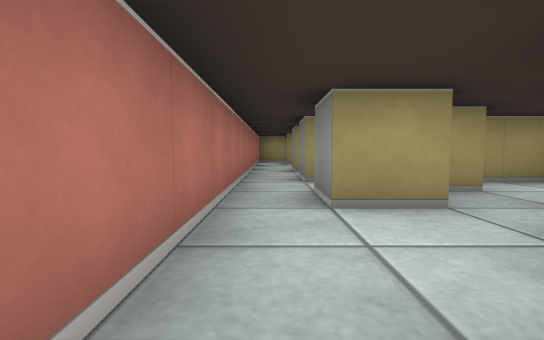
view 1 (above)

15 first-person views from a walk through a cub3D ray-caster map. The camera is about half as high as the walls, tilts 4° down and sees 85° across. The floor is counted in squares. Each view is taken from the middle of a square. On the plan, view 1 faces up. The plan holds only what a view shows up to about 9 squares ahead; the rest is blank.

view 2
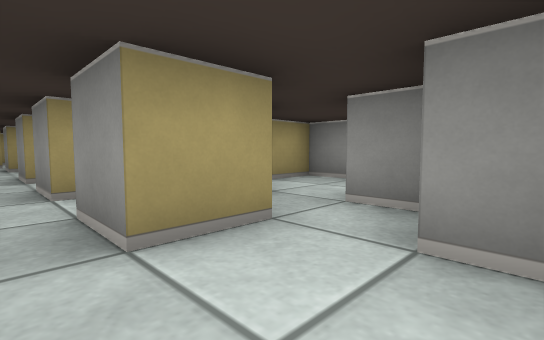

view 3
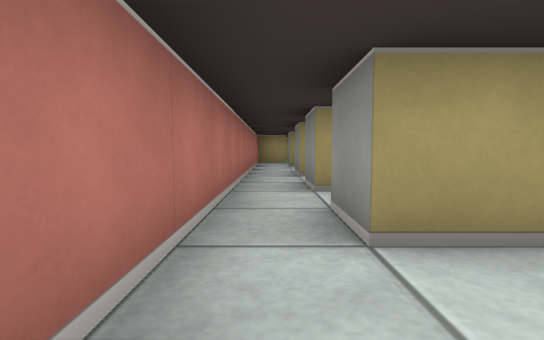

view 4
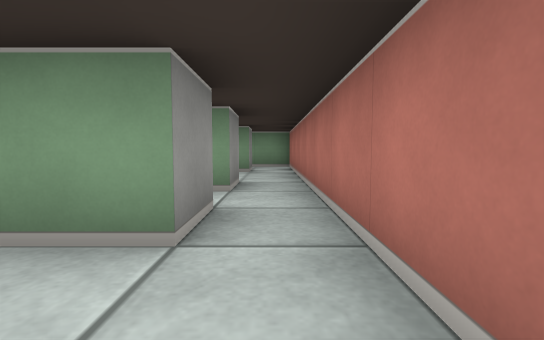

view 5
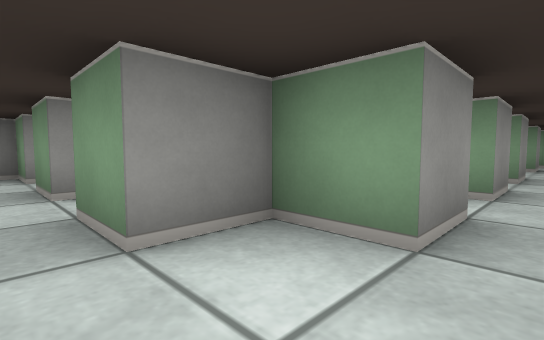

view 6
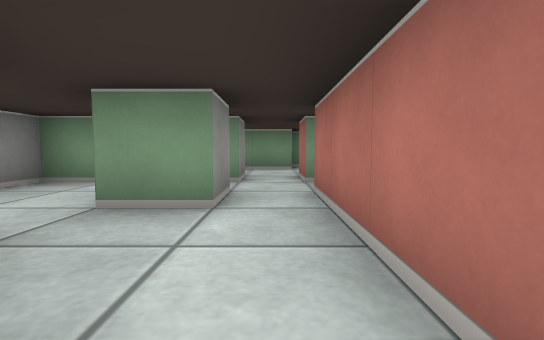

view 7
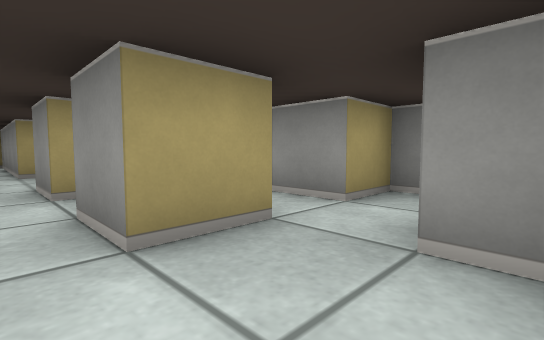

view 8
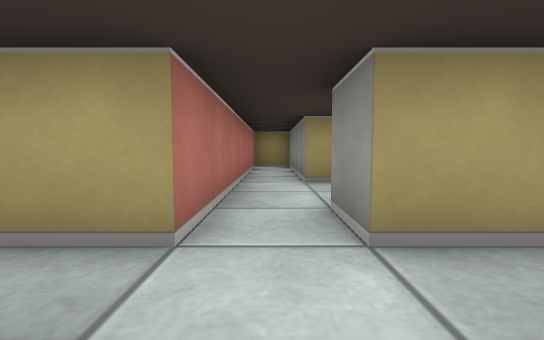

view 9
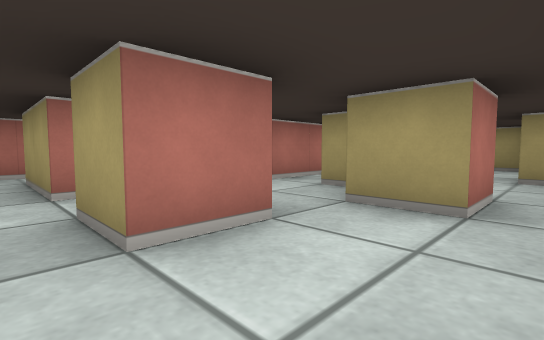

view 10
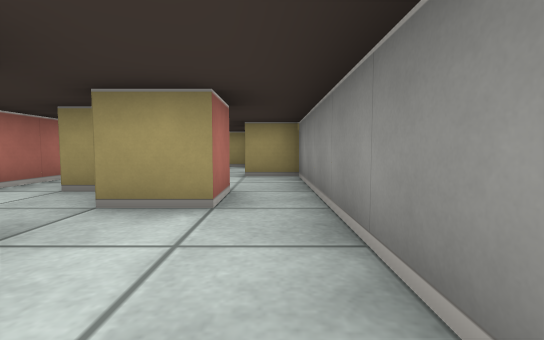

view 11
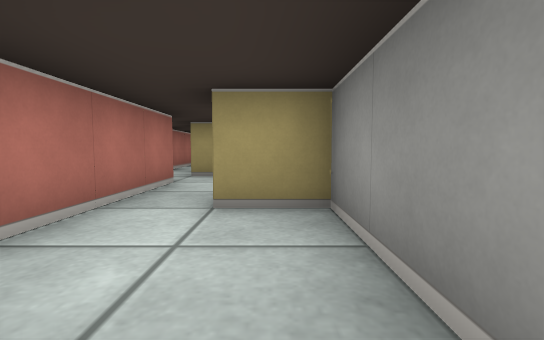

view 12
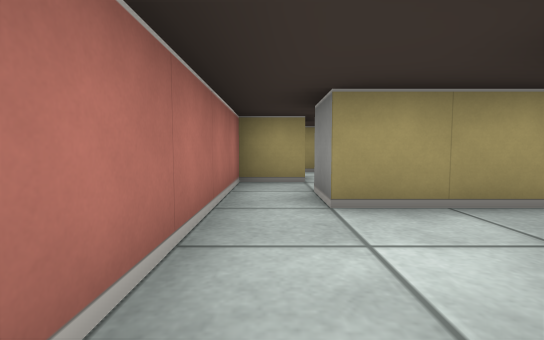

view 13
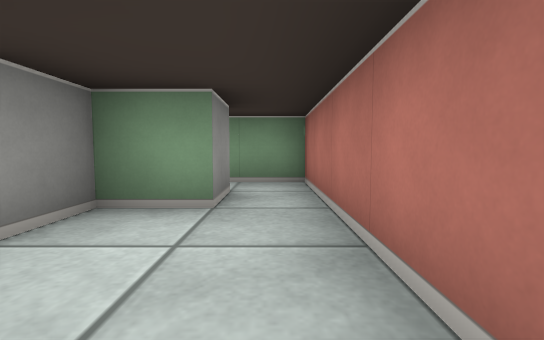

view 14
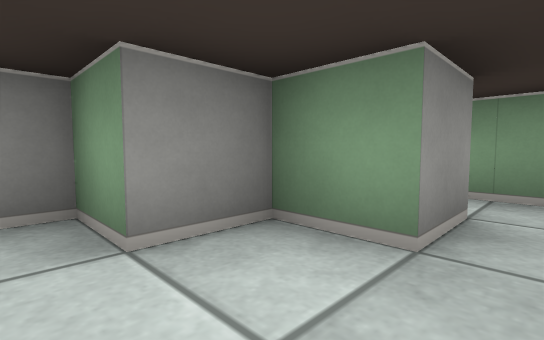

view 15
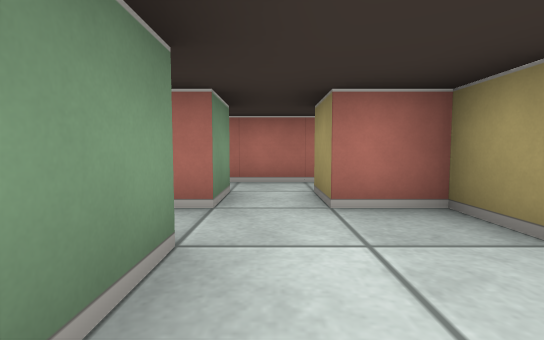

### Floor plan
Ten units are one square. View 1 is at (0, 0); x grows to the right and y downward. Boxes are objects, and circles mark ways between rooms. Rooms are numbered by the first view taken in them; rooms with no view inside come last. Other rooms are left out.
<svg viewBox="-10 -170 81 190">
<path fill="none" stroke="#000" d="M16 -25 5 -25 5 -35M5 6 5 -5 15 -5 15 -15 25 -15 25 -25M-5 -35 -5 15 8 15M26 -35 20 -35M5 -44 5 -55 15 -55M15 -65 5 -65 5 -75M-5 -75 -5 -35M25 -75 15 -75M5 -75 15 -75 15 -85 25 -85M25 -95 5 -95 5 -105M-5 -105 -5 -75M45 -95 35 -95 35 -105 45 -105 45 -95M45 -75 35 -75 35 -85 45 -85M55 -125 55 -115 45 -115M40 -125 35 -125 35 -165 25 -165 25 -95M25 -85 25 -75M66 -75 55 -75 55 -85 65 -85 65 -135M45 -60 45 -65M15 -75 15 -65M25 -55 38 -55M6 -115 -5 -115 -5 -105"/>
<circle cx="0" cy="-30" r="3" fill="#2a7"/>
<circle cx="0" cy="-70" r="3" fill="#2a7"/>
<circle cx="15" cy="-60" r="3" fill="#2a7"/>
<circle cx="20" cy="-90" r="3" fill="#2a7"/>
<circle cx="0" cy="-100" r="3" fill="#2a7"/>
<text x="10" y="-10">1</text>
<text x="0" y="-50">2</text>
<text x="10" y="-90">3</text>
<text x="50" y="-100">4</text>
<text x="10" y="-120">5</text>
</svg>
Room 1 opens to room 2. Room 2 opens to room 3. Room 2 opens to room 4. Room 3 opens to room 4. Room 3 opens to room 5.

Where each view was taken, in squares from view 1:
view 1: 0 up, 0 right, facing up
view 2: 1 up, 0 right, facing up-right
view 3: 1 up, 0 right, facing up
view 4: 7 up, 0 right, facing down
view 5: 9 up, 0 right, facing down-right
view 6: 13 up, 3 right, facing down
view 7: 6 up, 3 right, facing up-right
view 8: 8 up, 3 right, facing up
view 9: 9 up, 6 right, facing up-left
view 10: 9 up, 6 right, facing up
view 11: 12 up, 6 right, facing up
view 12: 7 up, 0 right, facing up
view 13: 3 up, 0 right, facing down
view 14: 2 up, 0 right, facing down-right
view 15: 6 up, 4 right, facing left
